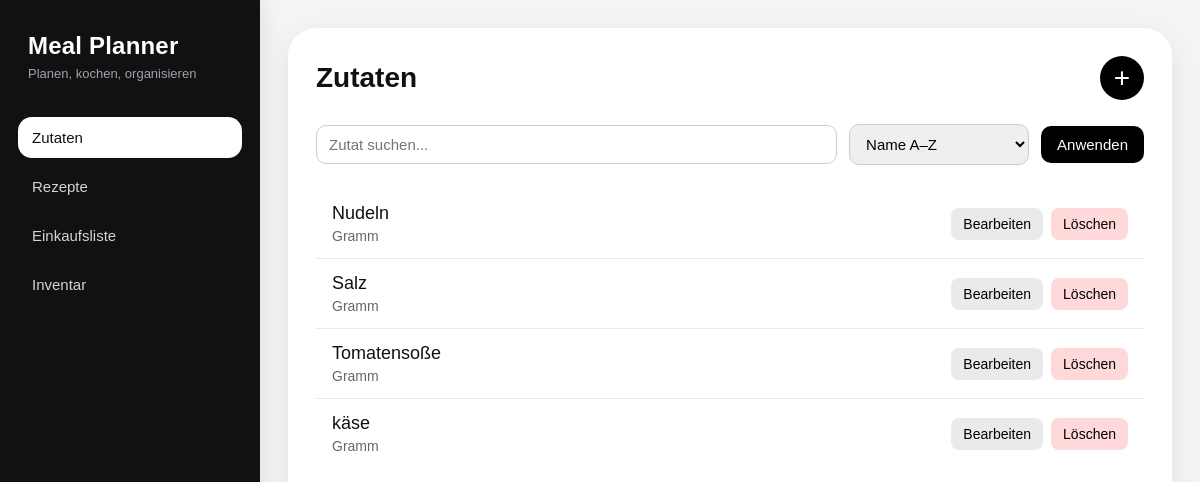
The page /ingredients/ on the database its author committed.
### ingredients/models.py (models this page shows, shortened)
class Ingredient(models.Model):
    name = models.CharField(max_length=100, unique=True)
    default_unit = models.CharField(
        max_length=10,
        choices=Unit.choices,
        default=Unit.GRAM,
    )

### ingredients/views.py (the view, shortened to what this page needs)
# urls.py: path("", ingredient_list, name="list"),
def ingredient_list(request):
    search_query = request.GET.get("q", "").strip()
    sort = request.GET.get("sort", "name_asc")
    ingredients = Ingredient.objects.all()
    if search_query:
        ingredients = ingredients.filter(name__icontains=search_query)
    if sort == "name_desc":
        ingredients = ingredients.order_by("-name")
    elif sort == "unit_asc":
        ingredients = ingredients.order_by("default_unit", "name")
    elif sort == "unit_desc":
        ingredients = ingredients.order_by("-default_unit", "name")
    else:
        ingredients = ingredients.order_by("name")
    create_form = IngredientForm()
    edit_form = None
    edit_ingredient_id = None
    create_modal_open = False
    edit_modal_open = False
    if edit_form is None:
        edit_form = IngredientForm()
    context = {
        "ingredients": ingredients,
        "create_form": create_form,
        "edit_form": edit_form,
        "edit_ingredient_id": edit_ingredient_id,
        "create_modal_open": create_modal_open,
        "edit_modal_open": edit_modal_open,
        "search_query": search_query,
        "sort": sort,
        "sort_options": [
            ("name_asc", "Name A–Z"),
            ("name_desc", "Name Z–A"),
            ("unit_asc", "Einheit A–Z"),
            ("unit_desc", "Einheit Z–A"),
        ],
    }
    return render(request, "ingredients/ingredient_list.html", context)

### ingredients/forms.py (shortened to what this page needs)
class IngredientForm(forms.ModelForm):
    class Meta:
        model = Ingredient
        fields = ["name", "default_unit"]
        labels = {
            "name": "Name",
            "default_unit": "Standard-Einheit",
        }
        widgets = {
            "name": forms.TextInput(attrs={"class": "form-control"}),
            "default_unit": forms.Select(attrs={"class": "form-control"}),
        }

### ingredients/templates/ingredients/ingredient_list.html (shortened to what this page needs)
{% extends "base.html" %}
{% load static %}
{% block extra_css %}
<link rel="stylesheet" href="{% static 'ingredients/css/ingredient_list.css' %}">
{% endblock %}
{% block content %}
<div class="page">
    <div class="page-header">
        <h1 class="page-title">Zutaten</h1>
        <button class="add-button" id="openCreateModalBtn" type="button">+</button>
    </div>
    <form method="get" class="filter-bar">
        <div class="filter-group search-group">
            <input
                type="text"
                name="q"
                placeholder="Zutat suchen..."
                value="{{ search_query }}"
                class="search-input"
            >
        </div>
        <div class="filter-group">
            <select name="sort" class="sort-select">
                {% for value, label in sort_options %}
                    <option value="{{ value }}" {% if sort == value %}selected{% endif %}>
                        {{ label }}
                    </option>
                {% endfor %}
            </select>
        </div>
        <button type="submit" class="filter-btn">Anwenden</button>
    </form>
    {% if ingredients %}
        <ul class="ingredient-list">
            {% for ingredient in ingredients %}
                <li class="ingredient-item">
                    <div class="ingredient-main">
                        <span class="ingredient-name">{{ ingredient.name }}</span>
                        <span class="ingredient-unit">{{ ingredient.get_default_unit_display }}</span>
                    </div>
                    <div class="ingredient-actions">
                        <button
                            type="button"
                            class="action-btn edit-btn open-edit-modal-btn"
                            data-id="{{ ingredient.id }}"
                            data-name="{{ ingredient.name }}"
                            data-unit="{{ ingredient.default_unit }}"
                        >
                            Bearbeiten
                        </button>
                        <form method="post" class="delete-form" onsubmit="return confirm('Möchtest du diese Zutat wirklich löschen?');">
                            <button type="submit" class="action-btn delete-btn">Löschen</button>
                        </form>
                    </div>
                </li>
            {% endfor %}
        </ul>
    {% endif %}
</div>
{% endblock %}

### static/global/css/layout.css (style rules this page uses)
:root { --bg-app: #f3f4f6; --bg-sidebar: #111111; --bg-sidebar-hover: #1e1e1e; --bg-sidebar-active: #ffffff; --text-main: #111111; --text-muted: #6b7280; --text-sidebar: #d1d5db; --text-sidebar-active: #111111; --border-light: #e5e7eb; --shadow-soft: 0 10px 30px rgba(0, 0, 0, 0.08); --radius-xl: 24px; --radius-lg: 18px; --radius-md: 12px; }
* { box-sizing: border-box; }
html, body { margin: 0; padding: 0; min-height: 100%; font-family: Arial, sans-serif; background: var(--bg-app); color: var(--text-main); }
body { min-height: 100vh; }

### ingredients/static/ingredients/css/ingredient_list.css (style rules this page uses)
.page { max-width: 1000px; margin: 0 auto; }
.page-header { display: flex; justify-content: space-between; align-items: center; margin-bottom: 24px; }
.page-title { margin: 0; font-size: 28px; }
.add-button { width: 44px; height: 44px; border: none; border-radius: 50%; background: black; color: white; font-size: 28px; cursor: pointer; }
.filter-bar { display: flex; flex-wrap: wrap; gap: 12px; margin-bottom: 24px; align-items: center; }
.filter-group { display: flex; align-items: center; }
.search-group { flex: 1; min-width: 220px; }
.search-input, .sort-select, input, select { width: 100%; padding: 10px 12px; border: 1px solid #ccc; border-radius: 10px; font-size: 15px; box-sizing: border-box; }
.sort-select { min-width: 180px; }
.filter-btn { padding: 10px 16px; border: none; border-radius: 10px; background: black; color: white; cursor: pointer; font-size: 15px; }
.ingredient-list { list-style: none; padding: 0; margin: 0; }
.ingredient-item { display: flex; justify-content: space-between; align-items: center; padding: 14px 16px; border-bottom: 1px solid #eaeaea; }
.ingredient-item:last-child { border-bottom: none; }
.ingredient-main { display: flex; flex-direction: column; gap: 4px; }
.ingredient-name { font-size: 18px; }
.ingredient-unit { color: #666; font-size: 14px; }
.ingredient-actions { display: flex; gap: 8px; }
.action-btn { border: none; border-radius: 8px; padding: 8px 12px; cursor: pointer; font-size: 14px; }
.edit-btn { background: #eaeaea; }
.delete-btn { background: #ffd9d9; }
.delete-form { display: inline; }

### rows shown on the page
Ingredient: name "Nudeln", default_unit "Gramm"
Ingredient: name "Salz", default_unit "Gramm"
Ingredient: name "Tomatensoße", default_unit "Gramm"
Ingredient: name "käse", default_unit "Gramm"

### other values the page prints
form field sort "Name A–Z"
